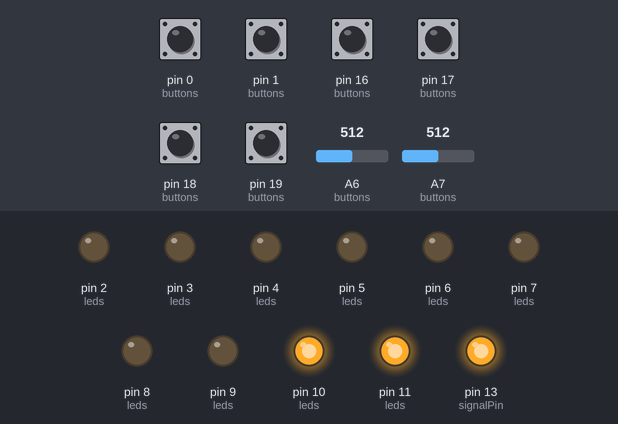
The sketch below on a simulated Arduino Uno, built with avr-gcc and run on an emulated ATmega328P. On the bench: output pins drawn as LEDs (lit = HIGH). The inputs (shaded band) are chosen by the test bench; at power-on: pin 0 (buttons), pin 1 (buttons), pin 16 (buttons), pin 17 (buttons), pin 18 (buttons), pin 19 (buttons) HIGH, A6 (buttons) = 512, A7 (buttons) = 512.

Above: at 1.2 s.
1.3 s: pin 0 (buttons) pulled LOW for 0.15 s
At 2.0 s:
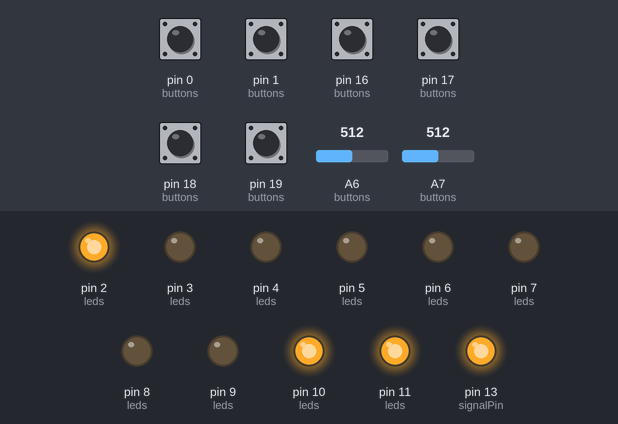
2.9 s: pin 1 (buttons) pulled LOW for 0.15 s
At 4.1 s:
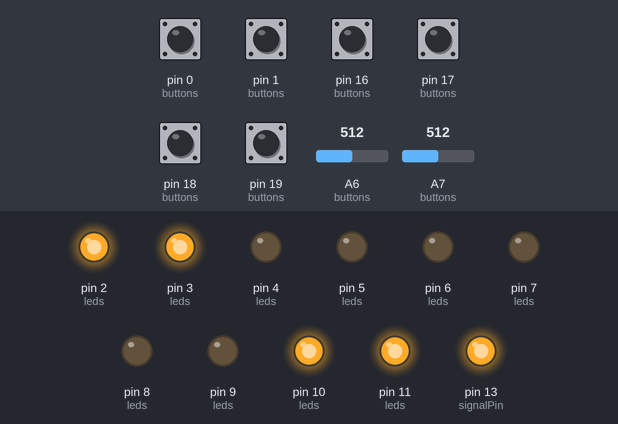
4.5 s: pin 16 (buttons) pulled LOW for 0.15 s
At 5.6 s:
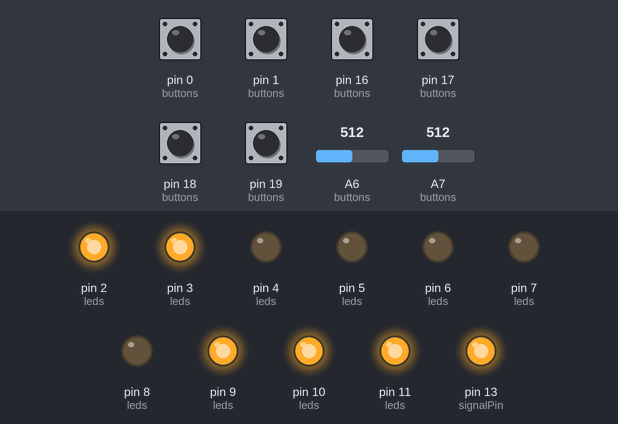
6.1 s: pin 17 (buttons) pulled LOW for 0.15 s
At 6.8 s:
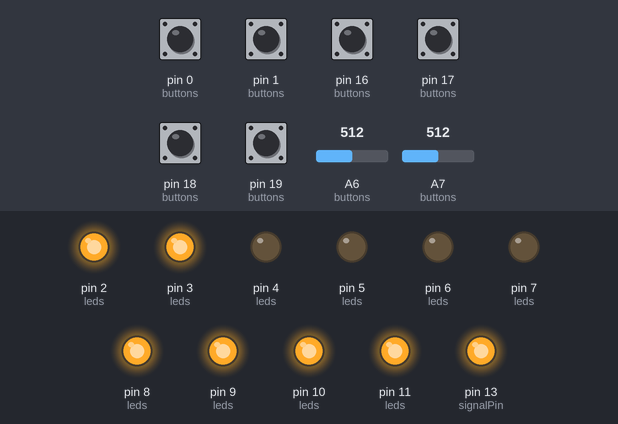
7.7 s: pin 18 (buttons) pulled LOW for 0.15 s
At 8.1 s:
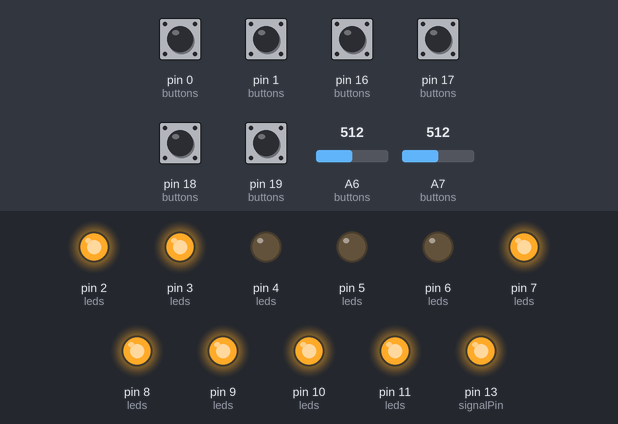
9.3 s: pin 19 (buttons) pulled LOW for 0.15 s
At 10.5 s:
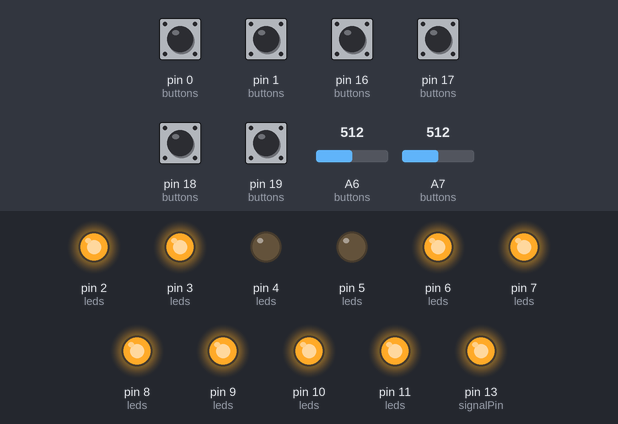
Timing chart, 0 to 11.9 s (numbered marks = the images above; inputs shaded):
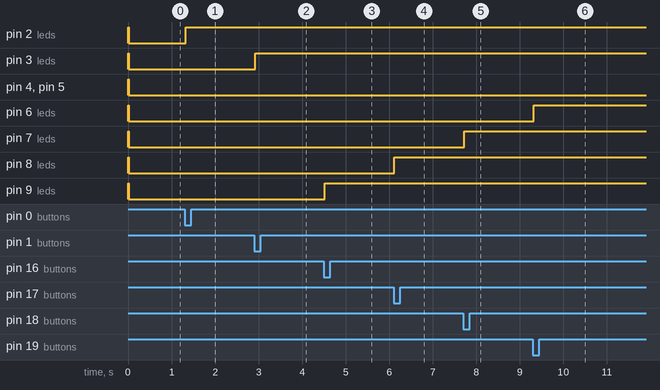

Measured:
- after the input at 1.3 s, pin 2 (leds): LOW → HIGH at once
- after the input at 2.9 s, pin 3 (leds): LOW → HIGH at once
- after the input at 4.5 s, pin 9 (leds): LOW → HIGH at once
- after the input at 6.1 s, pin 8 (leds): LOW → HIGH at once
- after the input at 7.7 s, pin 7 (leds): LOW → HIGH at once
- after the input at 9.3 s, pin 6 (leds): LOW → HIGH at once

The sketch:

led_buttons_status.ino
```cpp
/*
 * Code for detecting and displaying the state of buttons and leds for an
 * escape room prop that consists of 'x' led-button pairs. the status of each
 * element of an array of size 'x' is represented by the leds and that same
 * boolean value can be controlled by it's corresponding button.
 *
 * This program is constantly monitoring the array for the correct combination
 * the signal pin will output low once the puzzle is solved and pressing the
 * buttons will no longer have any effect until the program is reset.
 *
 */


// Designate pins 10x button pins, 10x led pins, 1x signal pin
const int button1 = 0;
const int button2 = 1;
const int button3 = 21;
const int button4 = 20;
const int button5 = 19;
const int button6 = 18;
const int button7 = 17;
const int button8 = 16;
const int button9 = 15;
const int buttona = 14;

const int led1 = 2;
const int led2 = 3;
const int led3 = 4;
const int led4 = 5;
const int led5 = 6;
const int led6 = 7;
const int led7 = 8;
const int led8 = 9;
const int led9 = 10;
const int leda = 11;

const int signalPin = 13;

// Variable declaration and definition

// this defines is the amount of led-button pairs
const int arrSize = 10;


unsigned long debounceDelay = 20;
unsigned long lastDebounceTime [arrSize];

int buttonState [arrSize];
int lastButtonState [arrSize];
int ledState [arrSize];
int reading [arrSize];
int key [arrSize] = {1, 0, 1, 0, 0, 1, 1, 0};
int leds [arrSize] = {
    led1,
    led2,
    led3,
    led4,
    led5,
    led6,
    led7,
    led8,
    led9,
    leda,
};
int buttons [arrSize] = {
    button1,
    button2,
    button3,
    button4,
    button5,
    button6,
    button7,
    button8,
    button9,
    buttona,
};

void setup() {
    pinMode(signalPin, OUTPUT);
    digitalWrite(signalPin, HIGH);

    for (int i = 0; i < arrSize; i++) {
        pinMode(buttons[i], INPUT_PULLUP);
        pinMode(leds[i], OUTPUT);
        digitalWrite(leds[i], HIGH);
    }
}

void loop() {

    button_debounce(buttons[0], leds[0], 0);
    button_debounce(buttons[1], leds[1], 1);
    button_debounce(buttons[2], leds[2], 2);
    button_debounce(buttons[3], leds[3], 3);
    button_debounce(buttons[4], leds[4], 4);
    button_debounce(buttons[5], leds[5], 5);
    button_debounce(buttons[6], leds[6], 6);
    button_debounce(buttons[7], leds[7], 7);

    if (key_check()) {
        led_loop();
        digitalWrite(signalPin, LOW);
        delay(1000);
    } else {
        digitalWrite(signalPin, HIGH);
    }

}

void button_debounce(int button, int led, int pos) {
    reading[pos] = buttonRead(button);

    if (reading[pos] != lastButtonState[pos]) {
        lastDebounceTime[pos] = millis();
        reading[pos] = buttonRead(button);
    }

    if ((millis() - lastDebounceTime[pos]) > debounceDelay) {
        if (reading[pos] != buttonState[pos]) {
            buttonState[pos] = reading[pos];
            if (buttonState[pos] == LOW) {
                ledState[pos] = !ledState[pos];
             }
        }
        digitalWrite(led, ledState[pos]);
    }
    lastButtonState[pos] = reading[pos];
}

bool buttonRead(int button) {
    if (button > 19) {
        return analogRead(button) > 100 ? 0 : 1;
    } else {
        return digitalRead(button);
    }
}

// compares the status of the buttons array with the key
bool key_check() {
    bool check = true;
    for (int i = 0; i < arrSize; i++) {
        if (ledState[i] != key[i]) {
            check = false;
        } else {
        }
    }
    return check;
}

// once the puzzle is solved, this function will be looping over an over, it
// simply lights tha led in a pattern to indicate completion
void led_loop() {
    for (int i = 0; i < arrSize; i++) {
        digitalWrite(leds[i], LOW);
    }
    delay(200);
    for (int i = 0; i < arrSize; i++) {
        digitalWrite(leds[i], HIGH);
        delay(200);
    }
    delay(750);
}
```
